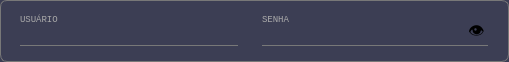
     <widget class="QGroupBox" name="groupBox">
      <property name="geometry">
       <rect>
        <x>50</x>
        <y>18</y>
        <width>509</width>
        <height>62</height>
       </rect>
      </property>
      <property name="styleSheet">
       <string notr="true">QGroupBox{
border-radius:7px;
border: 1px solid rgb(120,120,120);
background-color:rgb(60, 62, 84);}</string>
      </property>
      <property name="title">
       <string/>
      </property>
      <widget class="QPushButton" name="botao_ocultar_senha_usuario">
       <property name="geometry">
        <rect>
         <x>464</x>
         <y>22</y>
         <width>25</width>
         <height>21</height>
        </rect>
       </property>
       <property name="font">
        <font>
         <family>Consolas</family>
         <pointsize>12</pointsize>
         <weight>50</weight>
         <italic>false</italic>
         <bold>false</bold>
        </font>
       </property>
       <property name="cursor">
        <cursorShape>PointingHandCursor</cursorShape>
       </property>
       <property name="layoutDirection">
        <enum>Qt::LeftToRight</enum>
       </property>
       <property name="styleSheet">
        <string notr="true">border-radius:7px;
background-color:transparent</string>
       </property>
       <property name="text">
        <string>👁️</string>
       </property>
      </widget>
      <widget class="QLineEdit" name="campo_senha_usuario">
       <property name="enabled">
        <bool>true</bool>
       </property>
       <property name="geometry">
        <rect>
         <x>262</x>
         <y>22</y>
         <width>226</width>
         <height>24</height>
        </rect>
       </property>
       <property name="font">
        <font>
         <family>Calibri</family>
         <pointsize>12</pointsize>
         <weight>50</weight>
         <italic>false</italic>
         <bold>false</bold>
        </font>
       </property>
       <property name="cursor">
        <cursorShape>IBeamCursor</cursorShape>
       </property>
       <property name="styleSheet">
        <string notr="true">QLineEdit {
    border: none;
    border-bottom: 1px solid rgb(90, 54, 247);
    border-radius: 0;
    background-color: rgb(60, 62, 84);
}

QLineEdit:disabled, QLineEdit:!focus {
    border-bottom: 1px solid rgb(120, 120, 120);
}
</string>
       </property>
       <property name="text">
        <string/>
       </property>
      </widget>
      <widget class="QLabel" name="label_35">
       <property name="geometry">
        <rect>
         <x>20</x>
         <y>14</y>
         <width>49</width>
         <height>10</height>
        </rect>
       </property>
       <property name="font">
        <font>
         <family>Consolas</family>
         <pointsize>7</pointsize>
         <weight>50</weight>
         <italic>false</italic>
         <bold>false</bold>
        </font>
       </property>
       <property name="styleSheet">
        <string notr="true">background-color:transparent;
color:rgb(170,170,170)</string>
       </property>
       <property name="text">
        <string>USUÁRIO</string>
       </property>
      </widget>
      <widget class="QLabel" name="label_43">
       <property name="geometry">
        <rect>
         <x>262</x>
         <y>14</y>
         <width>49</width>
         <height>10</height>
        </rect>
       </property>
       <property name="font">
        <font>
         <family>Consolas</family>
         <pointsize>7</pointsize>
         <weight>50</weight>
         <italic>false</italic>
         <bold>false</bold>
        </font>
       </property>
       <property name="styleSheet">
        <string notr="true">background-color:transparent;
color:rgb(170,170,170)</string>
       </property>
       <property name="text">
        <string>SENHA</string>
       </property>
      </widget>
      <widget class="QLineEdit" name="campo_usuario">
       <property name="enabled">
        <bool>true</bool>
       </property>
       <property name="geometry">
        <rect>
         <x>20</x>
         <y>22</y>
         <width>218</width>
         <height>24</height>
        </rect>
       </property>
       <property name="font">
        <font>
         <family>Calibri</family>
         <pointsize>12</pointsize>
         <weight>50</weight>
         <italic>false</italic>
         <bold>false</bold>
        </font>
       </property>
       <property name="cursor">
        <cursorShape>IBeamCursor</cursorShape>
       </property>
       <property name="styleSheet">
        <string notr="true">QLineEdit {
    border: none;
    border-bottom: 1px solid rgb(90, 54, 247);
    border-radius: 0;
    background-color: rgb(60, 62, 84);
}

QLineEdit:disabled, QLineEdit:!focus {
    border-bottom: 1px solid rgb(120, 120, 120);
}
</string>
       </property>
       <property name="text">
        <string/>
       </property>
      </widget>
      <zorder>campo_usuario</zorder>
      <zorder>campo_senha_usuario</zorder>
      <zorder>botao_ocultar_senha_usuario</zorder>
      <zorder>label_35</zorder>
      <zorder>label_43</zorder>
     </widget>
